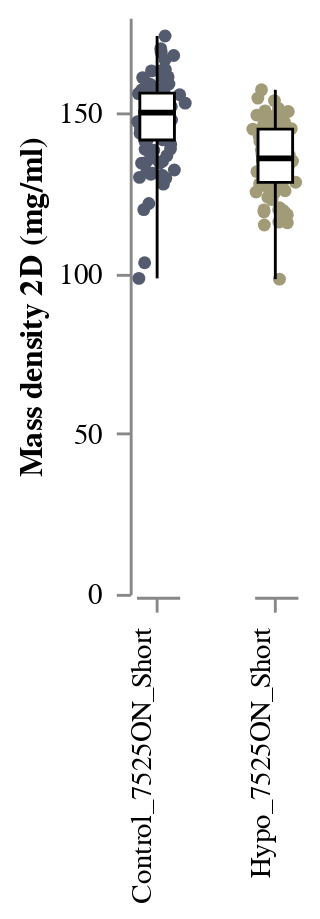

Here is the notebook cell this chart was saved with:
### Code cell
STRIP_MD_2d = stripbox(
    data = df, 
    y = "Mass_density_cytop_mgml", 
    x = "Condition", 
    y_title = "Mass density 2D (mg/ml)", 
    colour = "Condition"
)
STRIP_MD_2d

### Figure 1 — Vega-Lite specification as saved in the notebook (floating-point values rounded to 4 significant figures; data arrays with more than 128 entries replaced by an {"elided": "..."} marker saying what was removed)
{"config": {"view": {"continuousWidth": 400, "continuousHeight": 300, "stroke": "transparent", "strokeWidth": 0.5}, "axis": {"grid": true, "labelPadding": 5, "ticks": true}, "facet": {"spacing": 18}, "header": {"labelOrient": "bottom", "title": null}}, "data": {"name": "data-62550d3ee3bffa22cafcd943bcc5dc00"}, "facet": {"column": {"type": "nominal", "field": "Condition", "header": {"labelAlign": "right", "labelAngle": -90, "labelOrient": "bottom", "labelPadding": 5, "titleOrient": "top"}}}, "spec": {"layer": [{"mark": {"type": "circle", "opacity": 1, "size": 20}, "encoding": {"color": {"type": "nominal", "field": "Condition", "legend": null, "scale": {"scheme": "cividis"}}, "x": {"type": "quantitative", "axis": {"grid": false, "labels": false, "ticks": true, "values": [0]}, "field": "jitter", "title": null}, "y": {"type": "quantitative", "axis": {"grid": false, "labels": true, "ticks": true}, "field": "Mass_density_cytop_mgml", "title": "Mass density 2D (mg/ml)"}}, "height": 200, "transform": [{"calculate": "(sqrt(-2 * log(random() / 2)) * cos(2 * PI * random() / 2))", "as": "jitter"}], "width": 15}, {"mark": {"type": "boxplot", "extent": "min-max", "size": 12}, "encoding": {"color": {"value": "white"}, "opacity": {"value": 1}, "stroke": {"value": "black"}, "y": {"type": "quantitative", "field": "Mass_density_cytop_mgml", "title": "Mass density 2D (mg/ml)"}}, "height": 200, "width": 30}]}, "$schema": "https://vega.github.io/schema/vega-lite/v4.8.1.json", "datasets": {"data-62550d3ee3bffa22cafcd943bcc5dc00": {"elided": "206 records"}}}
